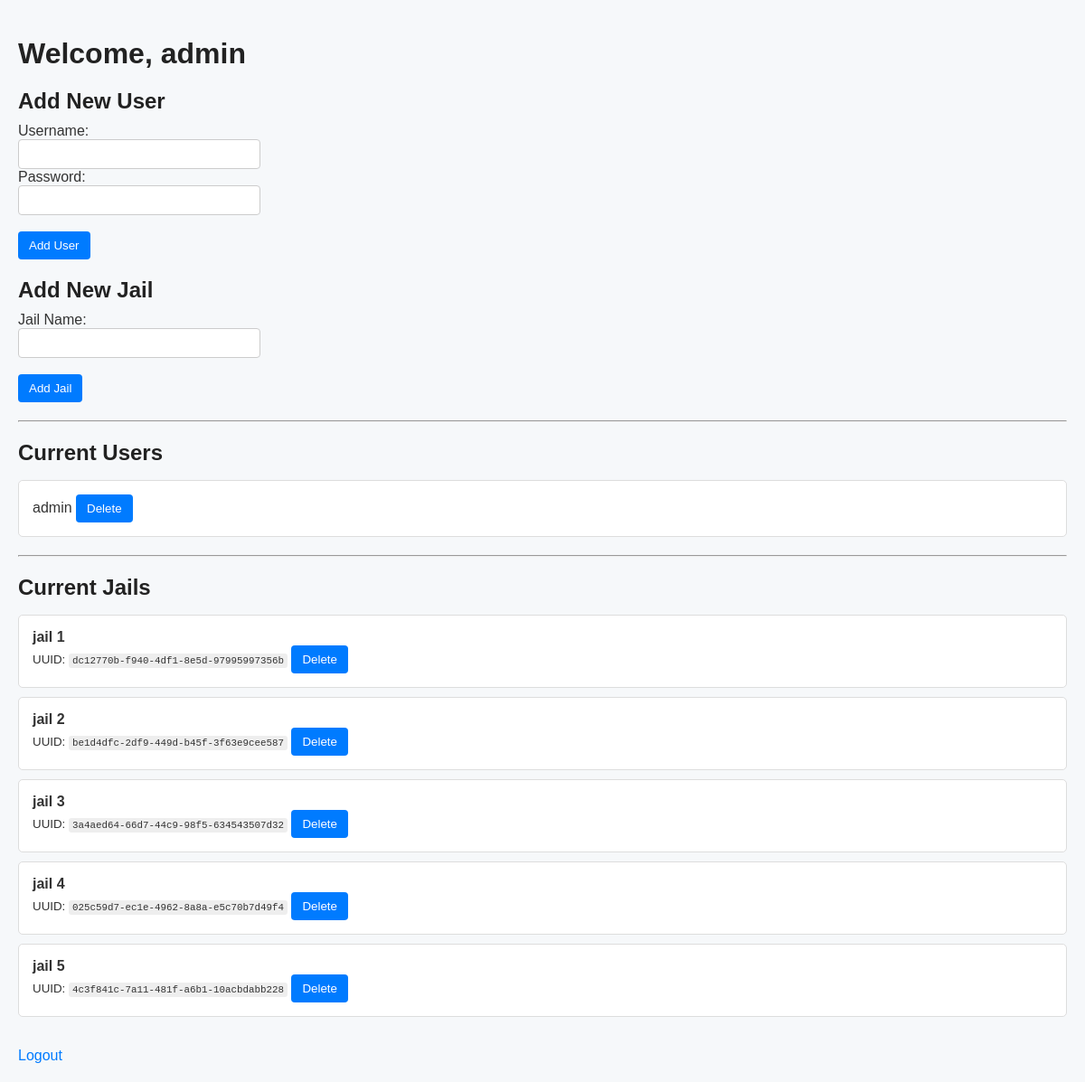
The page /admin (signed in) on the database its author committed.
### website.py (models this page shows, shortened)
class User(db.Model):
    id = db.Column(db.String(36), primary_key=True, default=lambda: str(uuid.uuid4()))
    username = db.Column(db.String(80), unique=True, nullable=False)
    password_hash = db.Column(db.String(255), nullable=False)

class Jail(db.Model):
    id = db.Column(db.String(36), primary_key=True, default=lambda: str(uuid.uuid4()))
    name = db.Column(db.String(80), unique=True, nullable=False)

### website.py (the view, shortened to what this page needs)
@app.route('/admin', methods=['GET', 'POST'])
def admin():
    if 'user_id' not in session:
        flash("Please log in to access the admin page", "warning")
        return redirect(url_for('login'))
    users = User.query.all()
    jails = Jail.query.all()
    return render_template("admin.html", username=session.get('username'), users=users, jails=jails)

### templates/admin.html (shortened to what this page needs)
<!DOCTYPE html>
<html>
<head>
    <link rel="stylesheet" href="{{ url_for('static', filename='style.css') }}">
</head>
<body>
    <h1>Welcome, {{ username }}</h1>
    <h2>Add New User</h2>
    <form method="POST">
        <label>Username:</label><br>
        <input type="text" name="username" required><br>
        <label>Password:</label><br>
        <input type="password" name="password" required><br><br>
        <button type="submit">Add User</button>
    </form>
    <h2>Add New Jail</h2>
    <form method="POST">
        <label>Jail Name:</label><br>
        <input type="text" name="jail_name" required><br><br>
        <button type="submit">Add Jail</button>
    </form>
    <hr>
    <h2>Current Users</h2>
    <ul>
        {% for user in users %}
            <li>
                {{ user.username }}
                <form method="POST" action="{{ url_for('delete_user', user_id=user.id) }}" style="display:inline;">
                    <button type="submit" onclick="return confirm('Delete user {{ user.username }}?')">Delete</button>
                </form>
            </li>
        {% endfor %}
    </ul>
    <hr>
    <h2>Current Jails</h2>
    <ul>
        {% for jail in jails %}
            <li>
                <strong>{{ jail.name }}</strong><br>
                <small>UUID: <code>{{ jail.id }}</code></small>
                <form method="POST" action="{{ url_for('delete_jail', jail_id=jail.id) }}" style="display:inline;">
                    <button type="submit" onclick="return confirm('Delete jail {{ jail.name }}?')">Delete</button>
                </form>
            </li>
        {% endfor %}
    </ul>
    <br>
    <a href="{{ url_for('logout') }}">Logout</a>
</body>
</html>

### static/style.css (style rules this page uses)
body { font-family: Arial, sans-serif; background-color: #f6f8fa; margin: 0; padding: 20px; color: #333; }
h1, h2, h3 { color: #222; margin-bottom: 10px; }
a { color: #007bff; text-decoration: none; }
ul { list-style-type: none; padding: 0; }
li { background: #fff; padding: 15px; margin-bottom: 10px; border: 1px solid #ddd; border-radius: 5px; }
form { margin-top: 10px; }
input[type="text"], input[type="password"] { padding: 8px; width: 250px; border: 1px solid #ccc; border-radius: 4px; }
button { padding: 8px 12px; background-color: #007bff; color: white; border: none; border-radius: 4px; cursor: pointer; }
code { background-color: #eee; padding: 2px 4px; border-radius: 3px; }
hr { margin: 20px 0; }

### rows shown on the page
User: username "admin"
Jail: name "jail 1", id "dc12770b-f940-4df1-8e5d-97995997356b"
Jail: name "jail 2", id "be1d4dfc-2df9-449d-b45f-3f63e9cee587"
Jail: name "jail 3", id "3a4aed64-66d7-44c9-98f5-634543507d32"
Jail: name "jail 4", id "025c59d7-ec1e-4962-8a8a-e5c70b7d49f4"
Jail: name "jail 5", id "4c3f841c-7a11-481f-a6b1-10acbdabb228"
